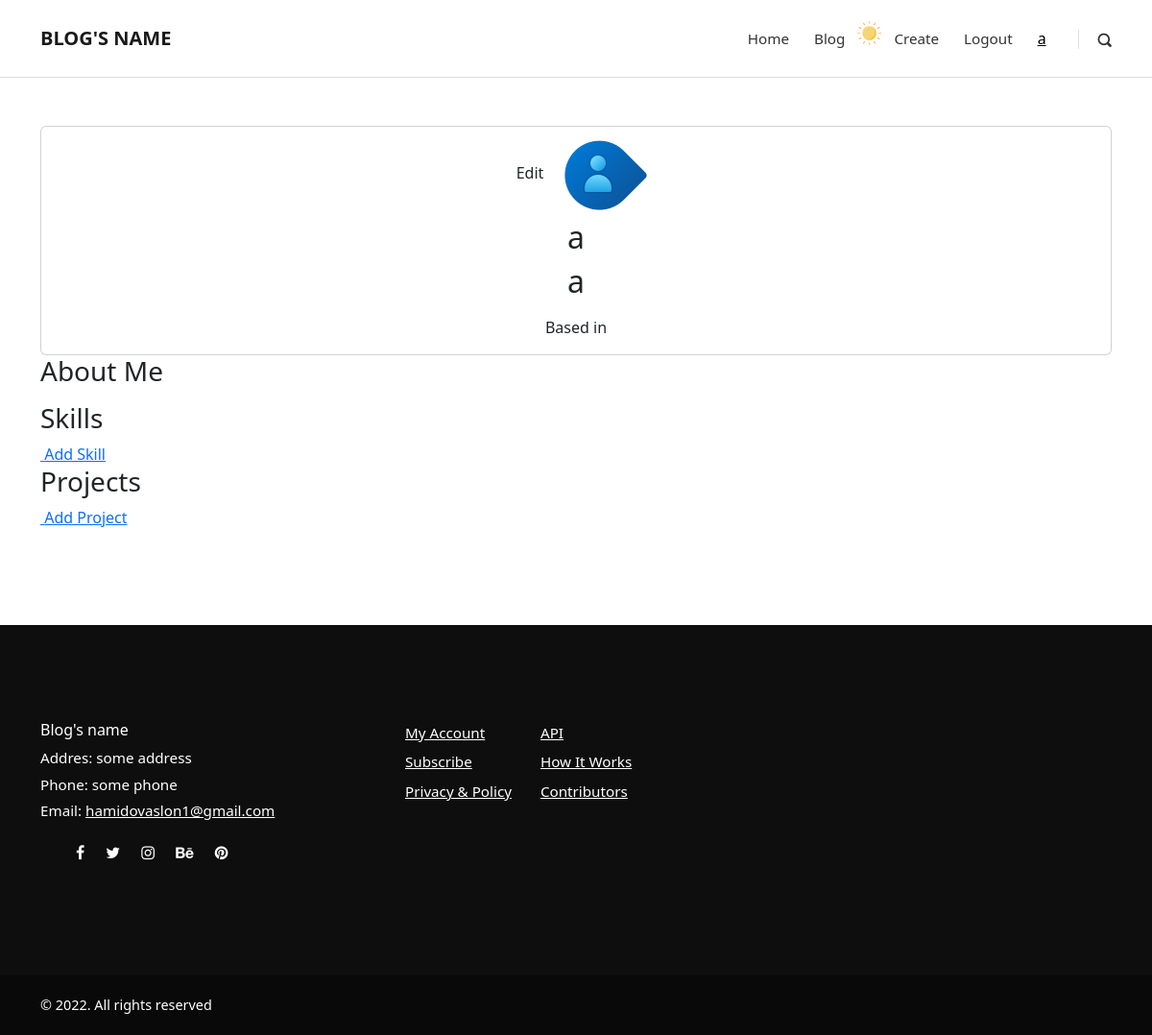
Screenshot of /users/account/ (signed in) with the database file from the repository.
### users/models.py (models this page shows, shortened)
class UserProfile(models.Model):
    user = models.OneToOneField(User, on_delete=models.CASCADE, null=True, blank=True)
    name = models.CharField(max_length=200, blank=True, null=True)
    username = models.CharField(max_length=100)
    email = models.EmailField(max_length=200)
    age = models.IntegerField(null=True, blank=True)
    profile_image = models.ImageField(null=True, blank=True, upload_to='profiles/', default="profiles/user_default.png")
    short_info = models.CharField(max_length=500, null=True, blank=True)
    extended_info = models.TextField(null=True, blank=True)
    twitter = models.CharField(max_length=200, blank=True, null=True)
    github = models.CharField(max_length=200, blank=True, null=True)
    linked_in = models.CharField(max_length=200, blank=True, null=True)
    youtube = models.CharField(max_length=200, blank=True, null=True)
    telegram = models.CharField(max_length=200, blank=True, null=True)
    website = models.CharField(max_length=200, blank=True, null=True)
    interests = models.ManyToManyField('Interest',blank=True )
    created = models.DateTimeField(auto_now_add=True)
    id = models.UUIDField(default = uuid.uuid4,unique=True, primary_key=True, editable=False)

### users/views.py (the view)
# urls.py: path('account/', account_page, name = 'account'),
@login_required(login_url='login')
def account_page(request):
    profile = request.user.userprofile
    context = {'profile':profile}
    return render(request, 'users/account.html', context)

### users/templates/users/account.html (shortened to what this page needs)
{% extends 'base.html' %}
{% block content %}
<main class="settingsPage profile my-md">
    <div class="container">
      <div class="layout">
        <div class="column column--1of3">
          <div class="card text-center">
            <div class="card__body dev">
              <a class="tag tag--pill tag--main settings__btn btn" href="">
                Edit</a>
              <img class="avatar avatar--xl dev__avatar" src="{{profile.profile_image.url}}" />
              <h2 class="dev__name">{{profile.username}}</h2>
              <h2 class="dev__name">{{profile.name}}</h2>
              <p class="dev__location">Based in {{profile.location}}</p>
            </div>
          </div>
        </div>
        <div class="column column--2of3">
          <div class="devInfo">
            <h3 class="devInfo__title">About Me</h3>
          </div>
          <div class="settings">
            <h3 class="settings__title">Skills</h3>
            <a class="tag tag--pill tag--sub settings__btn tag--lg" href=""> Add Skill</a>
          </div>
          <div class="settings">
            <h3 class="settings__title">Projects</h3>
            <a class="tag tag--pill tag--sub settings__btn tag--lg" href=""> Add Project</a>
          </div>
        </div>
      </div>
    </div>
  </main>
{% endblock %}

### templates/header.html (shortened to what this page needs)
{% load static %}
<header class="header">
  <nav class="navbar navbar-expand-lg">
    <div class="container">
      <div class="navbar-header d-flex align-items-center justify-content-between">
        <a href="/" class="navbar-brand">BLOG'S NAME </a>
      </div>
      <div id="navbarcollapse" class="collapse navbar-collapse">
        <ul class="navbar-nav ml-auto">
          <li class="nav-item"><a href="{% url 'home' %}" class="nav-link ">Home</a>
          </li>
          <li class="nav-item"><a href="{% url 'posts' %}" class="nav-link" >Blog</a>
          </li>
          <li class="nav-item">
            <div class="mode"><img id="chang" class="chang" width="25px" height="25px" src="{% static 'images/sun.png' %}">
            </li>
          {% if request.user.is_staff %}
          <li class="nav-item"><a href="{% url 'create_post' %}" class="nav-link ">Create</a>
          </li>
          {% endif %}
          <li class="nav-item" >
              {% if request.user.is_authenticated %}
              <ul class="navbar-nav">
                <li class=""><a href="{% url 'logout' %}" class="nav-link" >Logout</a></li>
                <li class=" btn"> <a href="{% url 'account' %}" style="color: black;"> {{request.user.username}} </a></li>
              </ul>
              {% else %}
              <a href="{% url 'login' %}" class="nav-link" > Log In </a>
              {%endif%}
          </li>
        </ul>
        <div class="navbar-text">
          <a href="#" class="search-btn"> <i class="icon-search-1"></i> </a>
        </div>
      </div>
    </div>
  </nav>
</header>

### static/css/style.default.css (style rules this page uses)
body { overflow-x: hidden; }
a, i, span { display: inline-block; text-decoration: none; -webkit-transition: all 0.3s; transition: all 0.3s; }
a i { -webkit-transition: none; transition: none; }
ul { margin: 0; padding: 0; }
main, aside { padding: 50px 0 100px; }
i[class*="icon-"] { -webkit-transform: translateY(3px); transform: translateY(3px); }
.btn { border-radius: 0 !important; }
h1, h2, h3, h4, h5, h6 { margin-bottom: 15px; }
.navbar { background: #fff; padding-top: 20px !important; padding-bottom: 20px !important; z-index: 9998; border-bottom: 1px solid #ddd; }
.navbar .langs a:first-of-type, .navbar .search-btn { margin-left: 20px; padding-left: 20px; border-left: 1px solid #ddd; height: 20px; line-height: 20px; }
.navbar .search-btn { color: #333; font-size: 0.9em; }
.navbar .navbar-nav a.nav-link { color: #333; margin: 0 5px; font-weight: 400; font-size: 0.95em; }
.navbar { padding: 0.5rem 1rem; }
.navbar-brand { display: inline-block; padding-top: 0.5rem; padding-bottom: 0.5rem; margin-right: 1rem; font-size: 1rem; color: #333; font-weight: bold; }
.btn { font-weight: normal; border: 1px solid transparent; padding: 0.5rem 1rem; font-size: 1rem; line-height: 1.25; border-radius: 0.25rem; -webkit-transition: all 0.15s ease-in-out; transition: all 0.15s ease-in-out; }
body { font-family: Consolas, monaco, monospace; font-size: 1rem; font-weight: normal; line-height: 1.5; color: #212529; background-color: #fff; }
a { color: #999; text-decoration: none; }
h1, h2, h3, h4, h5, h6, .h1, .h2, .h3, .h4, .h5, .h6 { margin-bottom: 0.5rem; font-family: inherit; font-weight: 700; line-height: 1.1; color: inherit; }
h2, .h2 { font-size: 2rem; }
h3, .h3 { font-size: 1.75rem; }
.mode { float:right; }

### rows the page displays
UserProfile: profile_image (placeholder picture), username "a", name "a"

### other values shown
{{ request.user.username }} "a"
